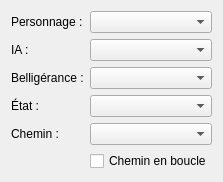
     <widget class="QWidget" name="tabMover">
      <attribute name="title">
       <string>Mover</string>
      </attribute>
      <layout class="QFormLayout" name="formLayout_5">
       <item row="0" column="0">
        <widget class="QLabel" name="label_20">
         <property name="text">
          <string>Personnage :</string>
         </property>
        </widget>
       </item>
       <item row="0" column="1">
        <widget class="QComboBox" name="moverNPC">
         <property name="maxVisibleItems">
          <number>20</number>
         </property>
        </widget>
       </item>
       <item row="1" column="0">
        <widget class="QLabel" name="label_21">
         <property name="text">
          <string>IA :</string>
         </property>
        </widget>
       </item>
       <item row="1" column="1">
        <widget class="QComboBox" name="moverAI"/>
       </item>
       <item row="2" column="0">
        <widget class="QLabel" name="label_22">
         <property name="text">
          <string>Belligérance :</string>
         </property>
        </widget>
       </item>
       <item row="2" column="1">
        <widget class="QComboBox" name="moverBelli">
         <property name="minimumSize">
          <size>
           <width>106</width>
           <height>0</height>
          </size>
         </property>
        </widget>
       </item>
       <item row="3" column="0">
        <widget class="QLabel" name="label_23">
         <property name="text">
          <string>État :</string>
         </property>
        </widget>
       </item>
       <item row="3" column="1">
        <widget class="QComboBox" name="moverAIState"/>
       </item>
       <item row="4" column="0">
        <widget class="QLabel" name="label_47">
         <property name="text">
          <string>Chemin :</string>
         </property>
        </widget>
       </item>
       <item row="4" column="1">
        <widget class="QComboBox" name="moverPatrolIndex"/>
       </item>
       <item row="5" column="1">
        <widget class="QCheckBox" name="moverPatrolCycle">
         <property name="text">
          <string>Chemin en boucle</string>
         </property>
        </widget>
       </item>
      </layout>
     </widget>
